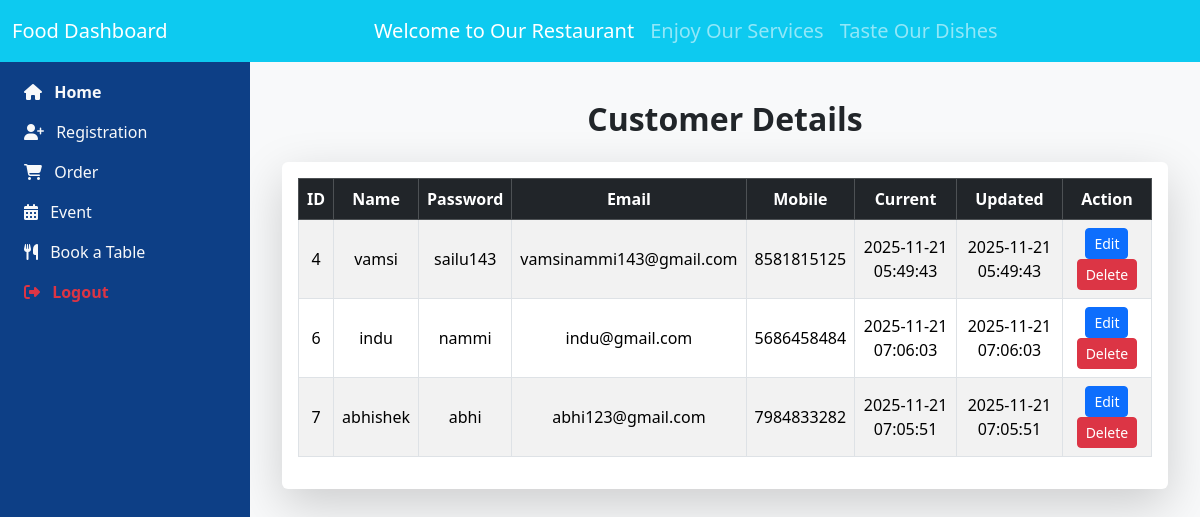
Page /table.php on the committed database.
### tables this page shows
CREATE TABLE `register` (
  `id` int(100) NOT NULL,
  `name` varchar(50) NOT NULL,
  `password` varchar(255) NOT NULL,
  `email` varchar(30) NOT NULL,
  `phone` double NOT NULL,
  `house` varchar(100) NOT NULL,
  `street` varchar(100) NOT NULL,
  `city` varchar(50) NOT NULL,
  `state` varchar(50) NOT NULL,
  `pincode` varchar(10) NOT NULL,
  `user` varchar(50) NOT NULL,
  `created_at` timestamp NOT NULL DEFAULT current_timestamp() ON UPDATE current_timestamp(),
  `updated_at` timestamp NOT NULL DEFAULT current_timestamp() ON UPDATE current_timestamp()
);

### table.php (the view, shortened to what this page needs)
<?php
include_once 'connect.php';
$fetch_list = "SELECT * FROM register ";
$res = mysqli_query($con, $fetch_list);
?>
<!doctype html>
<html lang="en">
<head>
  <link href="https://cdn.jsdelivr.net/npm/bootstrap@5.3.8/dist/css/bootstrap.min.css" rel="stylesheet">
  <link rel="stylesheet" href="https://cdnjs.cloudflare.com/ajax/libs/font-awesome/6.5.0/css/all.min.css">
</head>
<body>
 <header>
  <nav class="navbar navbar-expand-lg navbar-dark bg-info fixed-top">
    <div class="container-fluid">
      <a class="navbar-brand" href="#"><i class="bi bi-shop"></i> Food Dashboard</a>
      <div class="collapse navbar-collapse" id="navbarNav">
        <ul class="navbar-nav mx-auto mb-2 mb-lg-0">
          <li class="nav-item">
            <a class="nav-link active" href="#" style="font-size: 20px;">Welcome to Our Restaurant</a>
          </li>
          <li class="nav-item">
            <a class="nav-link" href="#" style="font-size: 20px;">Enjoy Our Services</a>
          </li>
          <li class="nav-item">
            <a class="nav-link" href="#" style="font-size: 20px;">Taste Our Dishes</a>
          </li>
        </ul>
      </div>
    </div>
  </nav>
  <div class="sidebar pt-5">
    <ul class="nav flex-column mx-2 mt-4">
      <li class="nav-item">
        <a class="nav-link active text-light fw-bold" href="dash.php">
          <i class="fa-solid fa-house me-2"></i> Home
        </a>
      </li>
      <li class="nav-item">
        <a class="nav-link text-light" href="#registration">
          <i class="fa-solid fa-user-plus me-2"></i> Registration
        </a>
      </li>
      <li class="nav-item">
        <a class="nav-link text-light" href="#order">
          <i class="fa-solid fa-cart-shopping me-2"></i> Order
        </a>
      </li>
      <li class="nav-item">
        <a class="nav-link text-light" href="#event">
          <i class="fa-solid fa-calendar-days me-2"></i> Event
        </a>
      </li>
      <li class="nav-item">
        <a class="nav-link text-light" href="#book-table">
          <i class="fa-solid fa-utensils me-2"></i> Book a Table
        </a>
      </li>
      <li class="nav-item">
        <a class="nav-link text-danger fw-bold" href="index.php">
          <i class="fa-solid fa-right-from-bracket me-2"></i> Logout
        </a>
      </li>
    </ul>
  </div>
</header>
<main>
 <section>
   <div class="content">
    <section>
      <div class="container">
        <h2 class="mb-4 text-center fw-bold">Customer Details</h2>
        <div class="table-responsive shadow-lg bg-white p-3 rounded">
          <table class="table table-bordered table-striped align-middle text-center">
            <thead class="table-dark">
              <tr>
                <th>ID</th>
                <th>Name</th>
                <th>Password</th>
                <th>Email</th>
                <th>Mobile</th>
                <th>Current</th>
                <th>Updated</th>
                <th>Action</th>
              </tr>
            </thead>
            <tbody>
              <?php if (mysqli_num_rows($res) > 0): ?>
                <?php while ($user = mysqli_fetch_assoc($res)): ?>
                  <tr>
                    <td><?= htmlspecialchars($user['id']); ?></td>
                    <td><?= htmlspecialchars($user['name']); ?></td>
                    <td><?= htmlspecialchars($user['password']); ?></td>
                    <td><?= htmlspecialchars($user['email']); ?></td>
                    <td><?= htmlspecialchars($user['phone']); ?></td>
                    <td><?= htmlspecialchars($user['created_at'] ?? '-'); ?></td>
                    <td><?= htmlspecialchars($user['updated_at'] ?? '-'); ?></td>
                    <td>
                      <button class="btn btn-sm btn-primary editBtn"
                        data-id="<?= $user['id']; ?>"
                        data-name="<?= $user['name']; ?>"
                        data-password="<?= $user['password']; ?>"
                        data-email="<?= $user['email']; ?>"
                        data-phone="<?= $user['phone']; ?>"
                        data-bs-toggle="modal"
                        data-bs-target="#update">Edit</button>
                      <button class="btn btn-sm btn-danger deleteBtn"
                        data-id="<?= $user['id']; ?>"
                        data-bs-toggle="modal"
                        data-bs-target="#delete">Delete</button>
                    </td>
                  </tr>
                <?php endwhile; ?>
              <?php else: ?>
                <tr>
                  <td colspan="8" class="text-center text-danger">No users found.</td>
                </tr>
              <?php endif; ?>
            </tbody>
          </table>
        </div>
      </div>
    </section>
  </div>
</section>
</main>
</body>
</html>

### table.php (style rules this page uses)
body { overflow-x: hidden; background-color: #f8f9fa; }
.sidebar { height: 100vh; position: fixed; top: 0; left: 0; width: 250px; background-color: #0d3f86; }
.content { margin-left: 250px; margin-top: 80px; padding: 20px; }

### rows in the picture
register: id "4", name "vamsi", password "sailu143", email "vamsinammi143@gmail.com", phone "8581815125", created_at "2025-11-21 05:49:43", updated_at "2025-11-21 05:49:43"
register: id "6", name "indu", password "nammi", email "indu@gmail.com", phone "5686458484", created_at "2025-11-21 07:06:03", updated_at "2025-11-21 07:06:03"
register: id "7", name "abhishek", password "abhi", email "abhi123@gmail.com", phone "7984833282", created_at "2025-11-21 07:05:51", updated_at "2025-11-21 07:05:51"
